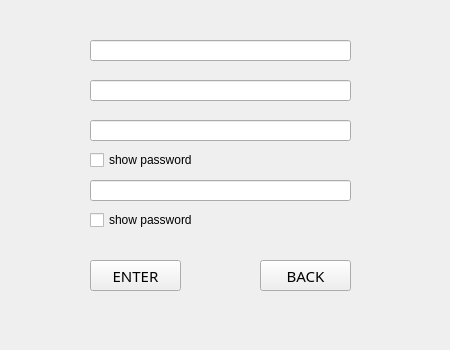
<?xml version="1.0" encoding="UTF-8"?>
<ui version="4.0">
 <class>signUpClass</class>
 <widget class="QMainWindow" name="signUpClass">
  <property name="geometry">
   <rect>
    <x>0</x>
    <y>0</y>
    <width>450</width>
    <height>350</height>
   </rect>
  </property>
  <property name="minimumSize">
   <size>
    <width>450</width>
    <height>350</height>
   </size>
  </property>
  <property name="maximumSize">
   <size>
    <width>450</width>
    <height>350</height>
   </size>
  </property>
  <property name="windowTitle">
   <string>SIGN UP</string>
  </property>
  <widget class="QWidget" name="centralWidget">
   <widget class="QPushButton" name="enterButton">
    <property name="geometry">
     <rect>
      <x>90</x>
      <y>260</y>
      <width>91</width>
      <height>31</height>
     </rect>
    </property>
    <property name="font">
     <font>
      <family>Calibri Light</family>
      <pointsize>11</pointsize>
     </font>
    </property>
    <property name="cursor">
     <cursorShape>PointingHandCursor</cursorShape>
    </property>
    <property name="autoFillBackground">
     <bool>false</bool>
    </property>
    <property name="text">
     <string>ENTER</string>
    </property>
   </widget>
   <widget class="QLineEdit" name="s_name">
    <property name="geometry">
     <rect>
      <x>90</x>
      <y>40</y>
      <width>261</width>
      <height>21</height>
     </rect>
    </property>
   </widget>
   <widget class="QLineEdit" name="s_password">
    <property name="geometry">
     <rect>
      <x>90</x>
      <y>120</y>
      <width>261</width>
      <height>21</height>
     </rect>
    </property>
    <property name="echoMode">
     <enum>QLineEdit::Normal</enum>
    </property>
   </widget>
   <widget class="QLineEdit" name="s_username">
    <property name="geometry">
     <rect>
      <x>90</x>
      <y>80</y>
      <width>261</width>
      <height>21</height>
     </rect>
    </property>
   </widget>
   <widget class="QLineEdit" name="s_confirmPassword">
    <property name="geometry">
     <rect>
      <x>90</x>
      <y>180</y>
      <width>261</width>
      <height>21</height>
     </rect>
    </property>
    <property name="echoMode">
     <enum>QLineEdit::Normal</enum>
    </property>
   </widget>
   <widget class="QFrame" name="frame">
    <property name="geometry">
     <rect>
      <x>-10</x>
      <y>-10</y>
      <width>461</width>
      <height>371</height>
     </rect>
    </property>
    <property name="styleSheet">
     <string notr="true">background-image: url(:/gui/background.png);</string>
    </property>
    <property name="frameShape">
     <enum>QFrame::StyledPanel</enum>
    </property>
    <property name="frameShadow">
     <enum>QFrame::Raised</enum>
    </property>
   </widget>
   <widget class="QPushButton" name="goBackButton">
    <property name="geometry">
     <rect>
      <x>260</x>
      <y>260</y>
      <width>91</width>
      <height>31</height>
     </rect>
    </property>
    <property name="font">
     <font>
      <family>Calibri Light</family>
      <pointsize>11</pointsize>
     </font>
    </property>
    <property name="cursor">
     <cursorShape>PointingHandCursor</cursorShape>
    </property>
    <property name="text">
     <string>BACK</string>
    </property>
   </widget>
   <widget class="QCheckBox" name="showPasswordButton">
    <property name="geometry">
     <rect>
      <x>90</x>
      <y>150</y>
      <width>111</width>
      <height>20</height>
     </rect>
    </property>
    <property name="text">
     <string>show password</string>
    </property>
   </widget>
   <widget class="QCheckBox" name="showConfirmedPasswordButton">
    <property name="geometry">
     <rect>
      <x>90</x>
      <y>210</y>
      <width>111</width>
      <height>20</height>
     </rect>
    </property>
    <property name="text">
     <string>show password</string>
    </property>
   </widget>
   <zorder>frame</zorder>
   <zorder>s_name</zorder>
   <zorder>s_password</zorder>
   <zorder>s_username</zorder>
   <zorder>s_confirmPassword</zorder>
   <zorder>enterButton</zorder>
   <zorder>goBackButton</zorder>
   <zorder>showPasswordButton</zorder>
   <zorder>showConfirmedPasswordButton</zorder>
  </widget>
 </widget>
 <layoutdefault spacing="6" margin="11"/>
 <tabstops>
  <tabstop>s_name</tabstop>
  <tabstop>s_username</tabstop>
  <tabstop>s_password</tabstop>
  <tabstop>s_confirmPassword</tabstop>
  <tabstop>enterButton</tabstop>
  <tabstop>goBackButton</tabstop>
 </tabstops>
 <resources>
  <include location="gui.qrc"/>
 </resources>
 <connections/>
</ui>
